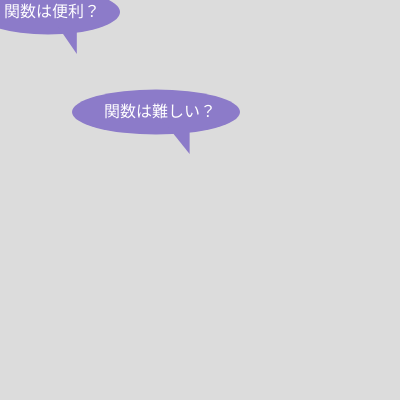
Frame 1 (no input)
Frame 60 (no input): identical to frame 1, image omitted
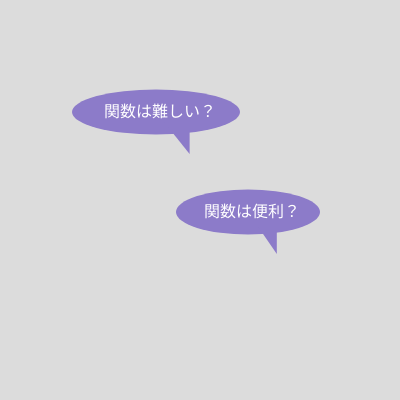
Frame 120 (the mouse pressed at the canvas centre since frame 60)

The p5.js sketch that drew these frames (run headless with seeded random() and noise() and a simulated clock; from frame 60 on, the mouse is pressed at the canvas centre):

// p5.js sketch
// ── sketch.js
// 吹き出し
function setup(){
  createCanvas(400, 400);
  textSize(16);
}

function draw(){
  background(220);
  balloon("関数は難しい？", 100, 100);
  balloon("関数は便利？", mouseX, mouseY);
}

function balloon(t, x, y){
  const w = textWidth(t); // テキストの幅
  const h = textAscent() + textDescent(); // テキストの高さ
  const p = 4; // 余白の大きさ (padding)

  push();

  // BLANK[1] 吹き出しの背景を先に描く
  noStroke()
  fill(140, 123, 201);
  ellipse(x+w/2,y+h*2/3,w*1.5,h*2.5)

  // BLANK[2] 吹き出しの三角形を描く

  beginShape()
  vertex(x+w/2,y+h*2/3); 
  vertex(x+w*4/5,y+h*2/3); 
  vertex(x+w*4/5,y+h*3); 
  endShape()

  // 吹き出しのテキストを次に描く
  textAlign(LEFT, CENTER);
  fill(255);
  text(t, x + p, y + h / 2 + p);
  
  pop();
}
